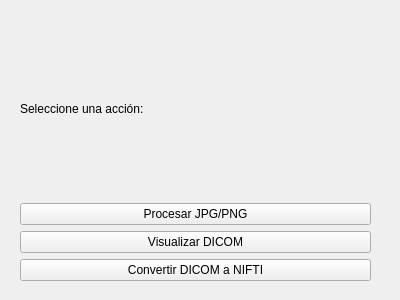
<?xml version="1.0" encoding="UTF-8"?>
<ui version="4.0">
 <class>Form</class>
 <widget class="QWidget" name="Form">
  <property name="geometry">
   <rect>
    <x>0</x>
    <y>0</y>
    <width>400</width>
    <height>300</height>
   </rect>
  </property>
  <property name="windowTitle">
   <string>Menú - Experto en Imágenes</string>
  </property>
  <widget class="QWidget" name="verticalLayoutWidget">
   <property name="geometry">
    <rect>
     <x>20</x>
     <y>20</y>
     <width>351</width>
     <height>261</height>
    </rect>
   </property>
   <layout class="QVBoxLayout" name="verticalLayout">
    <item>
     <widget class="QLabel" name="label_titulo">
      <property name="text">
       <string>Seleccione una acción:</string>
      </property>
     </widget>
    </item>
    <item>
     <widget class="QPushButton" name="btn_jpg_png">
      <property name="text">
       <string>Procesar JPG/PNG</string>
      </property>
     </widget>
    </item>
    <item>
     <widget class="QPushButton" name="btn_dicom">
      <property name="text">
       <string>Visualizar DICOM</string>
      </property>
     </widget>
    </item>
    <item>
     <widget class="QPushButton" name="btn_convertir_nifti">
      <property name="text">
       <string>Convertir DICOM a NIFTI</string>
      </property>
     </widget>
    </item>
   </layout>
  </widget>
 </widget>
 <resources/>
 <connections/>
</ui>
